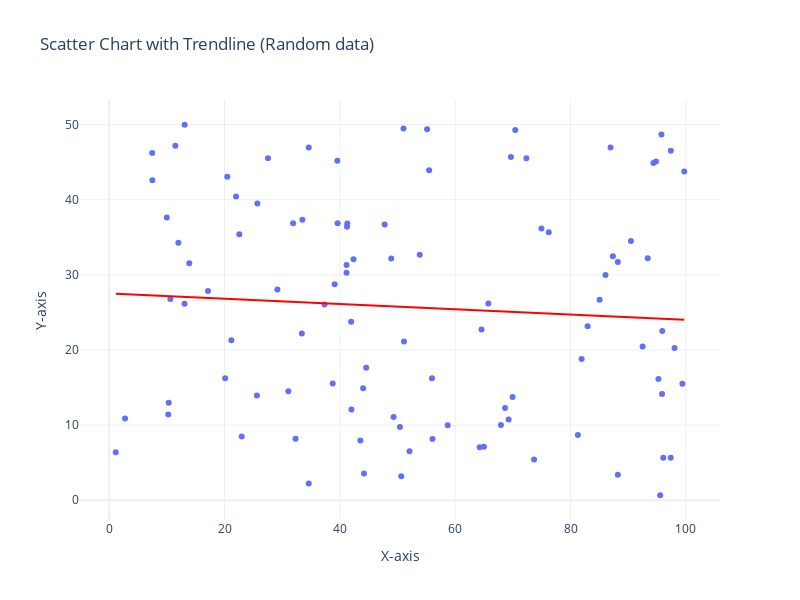

Write notebook code for a chart like this one.
### Code cell
# Generate random data
x = np.random.rand(100) * 100  # Random x values between 0 and 100
y = np.random.rand(100) * 50  # Random x values between 0 and 100

# Create a DataFrame
data = pd.DataFrame({'x': x, 'y': y})

# Plot scatter chart with trendline
fig = px.scatter(data, x='x', y='y', title='Scatter Chart with Trendline (Random data)',
                 labels={'x': 'X-axis', 'y': 'Y-axis',},
                 trendline='ols', trendline_color_override='red')  # Ordinary Least Squares regression for trendline

# Show the plot
fig.show()


# Extract trendline results
results = px.get_trendline_results(fig)
ols_model = results.iloc[0]["px_fit_results"]  # OLS regression model

# Print p-value and R²
print("Random Data:")
print("P-Value:", ols_model.pvalues[1])  # p-value for the slope
print("R²:", ols_model.rsquared)
